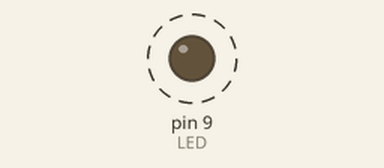
Simulated run of this sketch. Board: Arduino Uno, built with avr-gcc and run on an emulated ATmega328P. Parts: output pins drawn as LEDs (lit = HIGH). Dashed ring = blinking.

Above: at 0.05 s.
Timing chart, 0 to 4.7 s (numbered marks = the images above):
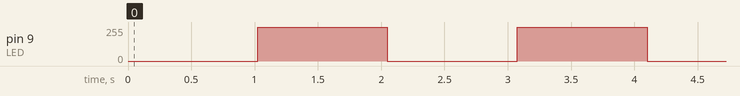

Measured:
- by itself, pin 9 (LED): alternates 255/255 for 1.0 s and 0/255 for 1.0 s

The sketch:

pwm-solucion.ino
```cpp
// Solución de referencia del reto «LED que respira» (pruebas).
const int LED = 9;
void setup() { pinMode(LED, OUTPUT); }
void loop() {
  for (int v = 0; v <= 255; v++) { analogWrite(LED, v); delay(4); }
  for (int v = 255; v >= 0; v--) { analogWrite(LED, v); delay(4); }
}
```
